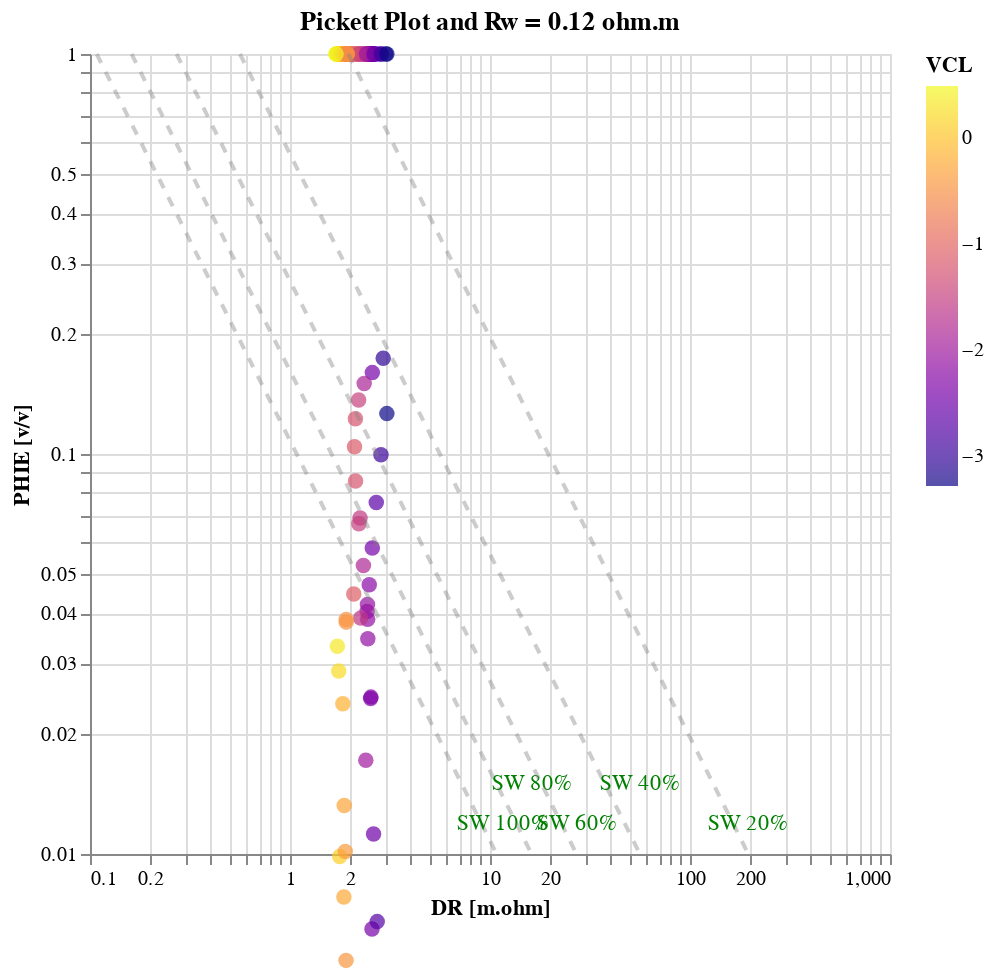

The code cell stored with this chart in its notebook:
### Code cell
from src.data_vis.interpretPlot import pickett_plot

rwa_input = 0.12

# pickett_plot(
#     calculation_data,
#     depth_start=depth_start,
#     depth_end=depth_end,
#     vcl_limit=0.5,
#     a=a,
#     rwa=rwa_input,
#     m=m,
#     n=n,
#     z="VCL",
# )

pickett_plot(calculation_data_copy, depth_start=depth_start, depth_end=depth_end, x_range=[0.1, 1000], y_range=[0.01, 1], vcl_limit = 0.5, a = a, rwa = rwa_input, m = m, n = n, z = "VCL")
